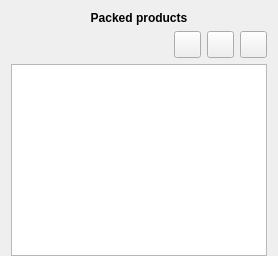
          <widget class="QWidget" name="tab_6">
           <attribute name="title">
            <string>PP       </string>
           </attribute>
           <attribute name="toolTip">
            <string>Packed product</string>
           </attribute>
           <layout class="QGridLayout" name="gridLayout_6">
            <property name="bottomMargin">
             <number>0</number>
            </property>
            <item row="1" column="0">
             <layout class="QGridLayout" name="gridLayout_4" columnstretch="1,0,0,0">
              <item row="0" column="2">
               <widget class="QPushButton" name="delete_packed_product">
                <property name="minimumSize">
                 <size>
                  <width>27</width>
                  <height>27</height>
                 </size>
                </property>
                <property name="maximumSize">
                 <size>
                  <width>27</width>
                  <height>27</height>
                 </size>
                </property>
                <property name="text">
                 <string/>
                </property>
                <property name="iconSize">
                 <size>
                  <width>20</width>
                  <height>20</height>
                 </size>
                </property>
               </widget>
              </item>
              <item row="0" column="3">
               <widget class="QPushButton" name="add_packed_product">
                <property name="minimumSize">
                 <size>
                  <width>27</width>
                  <height>27</height>
                 </size>
                </property>
                <property name="maximumSize">
                 <size>
                  <width>27</width>
                  <height>27</height>
                 </size>
                </property>
                <property name="font">
                 <font>
                  <family>Ubuntu</family>
                  <weight>75</weight>
                  <italic>false</italic>
                  <bold>true</bold>
                 </font>
                </property>
                <property name="text">
                 <string/>
                </property>
                <property name="iconSize">
                 <size>
                  <width>20</width>
                  <height>20</height>
                 </size>
                </property>
               </widget>
              </item>
              <item row="0" column="1">
               <widget class="QPushButton" name="edit_packed_product">
                <property name="minimumSize">
                 <size>
                  <width>27</width>
                  <height>27</height>
                 </size>
                </property>
                <property name="maximumSize">
                 <size>
                  <width>27</width>
                  <height>27</height>
                 </size>
                </property>
                <property name="text">
                 <string/>
                </property>
                <property name="iconSize">
                 <size>
                  <width>20</width>
                  <height>20</height>
                 </size>
                </property>
               </widget>
              </item>
              <item row="1" column="0" colspan="4">
               <widget class="QListWidget" name="packed_product_list">
                <property name="font">
                 <font>
                  <family>Ubuntu</family>
                  <weight>75</weight>
                  <italic>false</italic>
                  <bold>true</bold>
                 </font>
                </property>
                <property name="verticalScrollMode">
                 <enum>QAbstractItemView::ScrollPerPixel</enum>
                </property>
                <property name="horizontalScrollMode">
                 <enum>QAbstractItemView::ScrollPerPixel</enum>
                </property>
                <property name="spacing">
                 <number>6</number>
                </property>
                <property name="sortingEnabled">
                 <bool>true</bool>
                </property>
               </widget>
              </item>
              <item row="0" column="0">
               <widget class="QLabel" name="packed_products_count">
                <property name="font">
                 <font>
                  <italic>false</italic>
                 </font>
                </property>
                <property name="text">
                 <string/>
                </property>
                <property name="alignment">
                 <set>Qt::AlignLeading|Qt::AlignLeft|Qt::AlignVCenter</set>
                </property>
               </widget>
              </item>
             </layout>
            </item>
            <item row="0" column="0">
             <widget class="QLabel" name="pp_label">
              <property name="font">
               <font>
                <weight>75</weight>
                <italic>false</italic>
                <bold>true</bold>
               </font>
              </property>
              <property name="text">
               <string>Packed products</string>
              </property>
              <property name="alignment">
               <set>Qt::AlignCenter</set>
              </property>
             </widget>
            </item>
           </layout>
          </widget>
